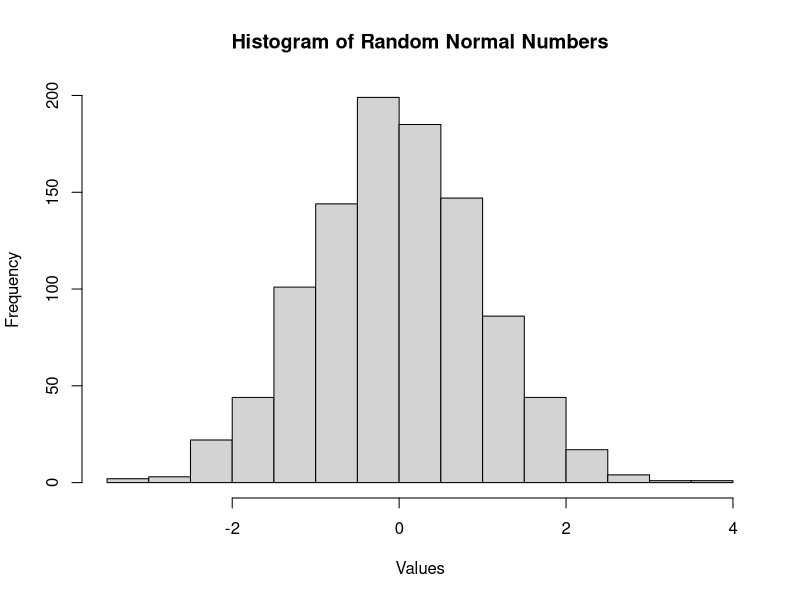
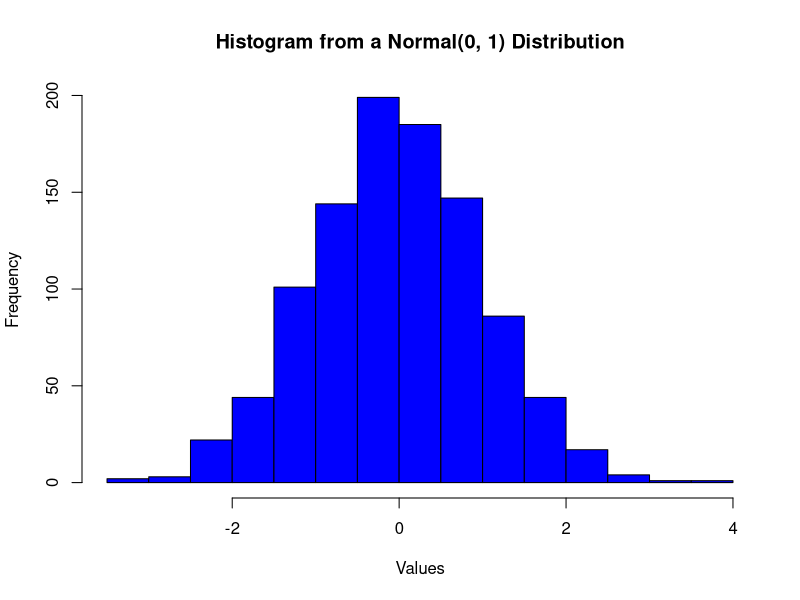

Source code (R) for these figures, in order:
## ---- chunk 1
data(iris)
iris[10, 5]

## ---- chunk 2
tail(iris$Species, 5)
## ---- chunk 3
mean(iris$Sepal.Length[iris$Petal.Width]>1)

## ---- chunk 4
for (i in 1:10) {
  if (i < 5) {
    print(i * 3)
  } else {
    print(i * 2)
  }
}

## ---- chunk 5
set.seed(184)
while (TRUE) {
  num <- rnorm(1, mean = 1, sd = 2)
  print(num)
  if (num > 3) {
    break
  }
}
## ---- chunk 6
Counting <- data.frame(V1 = numeric(), V2 = numeric(), V3 = numeric(), V4 = numeric())

for (i in 1:3) {
  row <- c(i, i + 1, i + 2, i + 3)
  Counting <- rbind(Counting, row)
}

Counting

## ---- chunk 7
set.seed(184)
plotNormal <- function(repitions, mean, sd){
  random_numbers <- rnorm(repitions, mean = mean, sd = sd)
  hist(random_numbers, main = "Histogram of Random Normal Numbers", xlab = "Values")
}

plotNormal(repitions = 1000, mean = 0, sd = 1)

## ---- chunk 8
set.seed(184)
plotNormal <- function(repitions, mean, sd, color = "black") {
  random_numbers <- rnorm(repitions, mean = mean, sd = sd)
  hist(random_numbers, main = paste0("Histogram from a Normal(", mean, ", ", sd, ") Distribution"),
       xlab = "Values", col = color)
}

plotNormal(repitions = 1000, mean = 0, sd = 1, color = "blue")



